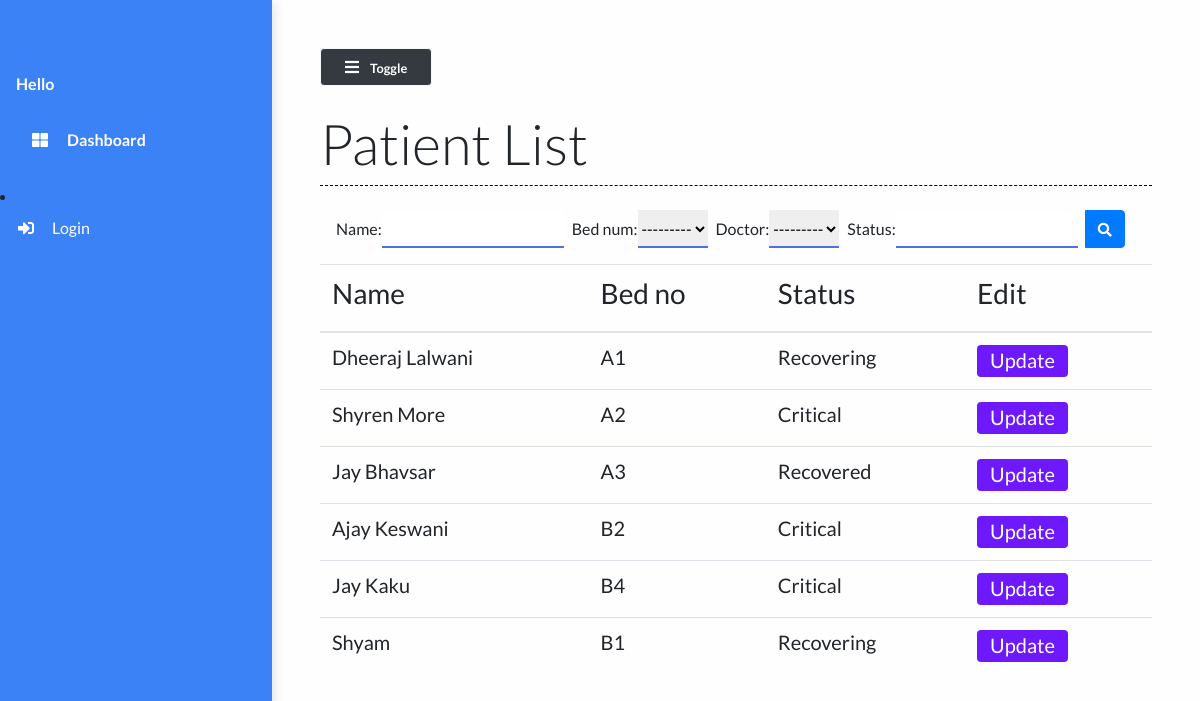
The app's page /patient_list/, older data.
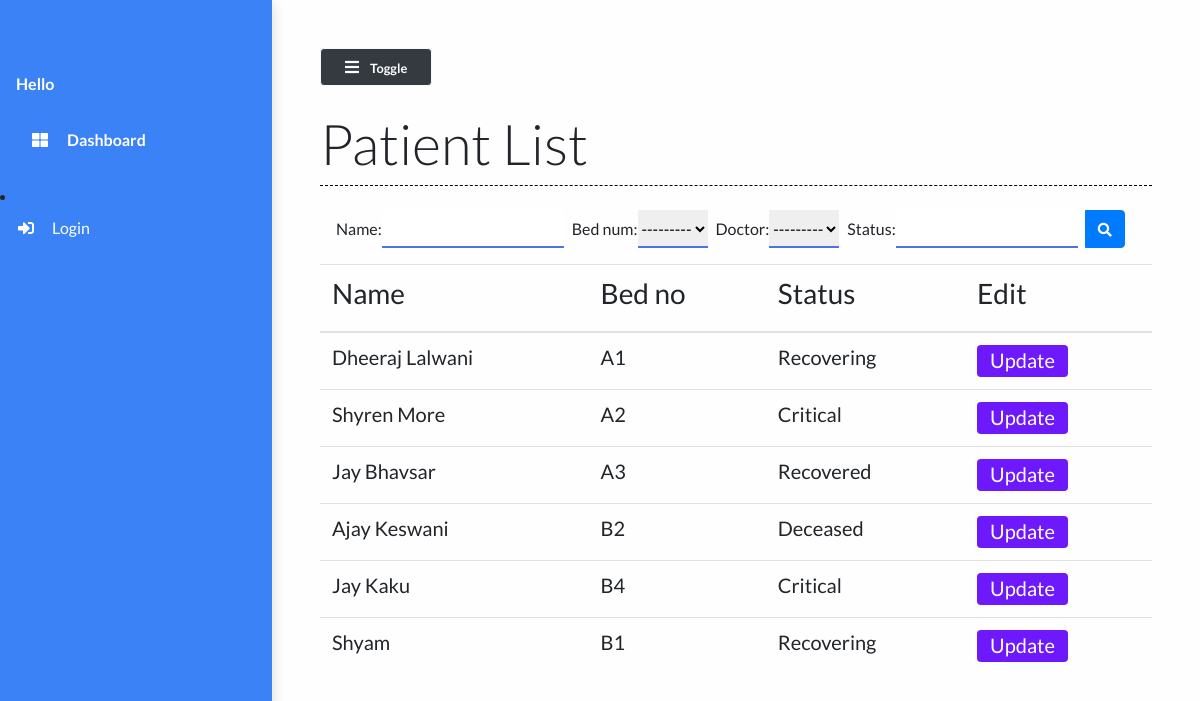
The same page, newer data.
### main/models.py (models this page shows, shortened)
class Patient(models.Model):
    name = models.CharField(max_length=50)
    phone_num = models.CharField(max_length=15)
    patient_relative_name = models.CharField(max_length=50, null=True)
    patient_relative_contact = models.CharField(max_length=15, null=True)
    address = models.TextField()
    SYMPTOMS = (
        ('Fever', 'Fever'),
        ('Dry cough', 'Dry cough'),
        ('Tiredness', 'Tiredness'),
        ('Aches and pains', 'Aches and pains'),
        ('Sore throat', 'Sore throat'),
        ('Diarrhoea', 'Diarrhoea'),
        ('Loss of taste or smell', 'Loss of taste or smell'),
        ('Difficulty in breathing or shortness of breath', 'Difficulty in breathing or shortness of breath'),
        ('Chest pain or pressure', 'Chest pain or pressure'),
        ('Loss of speech or movement', 'Loss of speech or movement'),
    )
    symptoms = MultiSelectField(choices=SYMPTOMS, null=True)
    prior_ailments = models.TextField()
    bed_num = models.ForeignKey("Bed", on_delete=models.CASCADE)
    dob = models.DateField(null=True)
    doctor = models.ForeignKey("Doctor", on_delete=models.CASCADE, null=True)
    doctors_notes = models.TextField(null=True, blank=True)
    doctors_visiting_time = models.CharField(null=True, max_length=50, blank=True)
    status = models.CharField(max_length=50)

class Bed(models.Model):
    bed_number = models.CharField(max_length=50)
    occupied = models.BooleanField()
    def __str__(self):
        return self.bed_number

### main/views.py (the view)
# urls.py: path("patient_list/", views.patient_list, name="patient_list"),
def patient_list(request):
    patients = Patient.objects.all()
    myFilter = PatientFilter(request.GET, queryset=patients)
    patients = myFilter.qs
    context = {
        'patients': patients,
        'myFilter': myFilter
    }
    return render(request, 'main/patient_list.html', context)

### main/templates/main/patient_list.html (shortened to what this page needs)
{% extends 'main/base.html' %}
{% load static %}
{% block contentTitle %}
    Patient List
{% endblock contentTitle %}
{% block content %}
    <form class="d-none d-sm-inline-block form-inline mr-auto ml-md-3 my-2 my-md-0 mw-100 navbar-search mb-3" method="GET" id="list">
        <div class="input-group">
        {{myFilter.form}}
            <div class="input-group-append">
                <button class="btn btn-primary btn-block" type="submit">
                    <i class="fas fa-search fa-sm"></i>
                </button>
            </div>
        </div>
    </form>
     <div class="table-responsive mt-3">
        <table class="table table-hover">
            <thead>
                <th><h3>Name</h3></th>
                <th><h3>Bed no</h3></th>
                <th><h3>Status</h3></th>
                <th><h3>Edit</h3></th>
            </thead>
            <tbody>
                {% for patient in patients %}
                <tr class="mx-auto">
                    <td scope="row"><h5>{{ patient.name }}</h5></td>
                    <td><h5>{{ patient.bed_num }}</h5></td>
                    <td><h5>{{ patient.status }}</h5></td>
                    <td><a href="/patient/{{patient.id}}" class="btn btn-purple"><h5>Update</h5></a></td>
                </tr>
                {% endfor %}
            </tbody>
        </table>
    </div>
{% endblock content %}

### main/templates/main/base.html (shortened to what this page needs)
{% load static %}
<!DOCTYPE html>
<html lang="en">
  <head>
    <link
      rel="stylesheet"
      href="https://maxcdn.bootstrapcdn.com/bootstrap/4.0.0/css/bootstrap.min.css"
    />
    <link
      rel="stylesheet"
      href="https://cdnjs.cloudflare.com/ajax/libs/font-awesome/5.14.0/css/all.min.css"
    />
    <link
      rel="stylesheet"
      href="{% static 'styles/base.css' %}"
      type="text/css"
    />
    <link rel="stylesheet" href="//code.jquery.com/ui/1.12.1/themes/base/jquery-ui.css">
  </head>
  <body>
<div class="vertical-nav" id="sidebar">
	<div class="py-4 px-3 mb-4">
	</div>
	<p class="text-white font-weight-bold px-3 pb-4 mb-0">
		Hello {{user.first_name}}
	</p>
	<p class="text-gray font-weight-bold px-3 pb-4 mb-0">
		<a href="{% url 'dashboard' %}" class="nav-link text-white">
			<i class="fa fa-th-large mr-3 text-primary"></i> Dashboard</a>
	</p>
    {% if request.user.is_authenticated == False %}
    <li class="nav-item">
			<a href="{% url 'login' %}" class="nav-link text-white">
				<i class="fa fa-sign-in-alt mr-3 text-primary fa-fw"></i>Login
			</a>
		</li>
    {% else %}
		<li class="nav-item">
			<a href="{% url 'logout' %}" class="nav-link text-white">
				<i class="fa fa-sign-out-alt mr-3 text-primary fa-fw"></i>Logout
			</a>
		</li>
    {% endif %}
</div>
    <div class="page-content p-5" id="content">
        <button id="sidebarCollapse" class="btn btn-light bg-dark rounded-pill shadow-sm px-4 mb-4" type="button">
            <i class="fa fa-bars mr-2 text-primary"></i>
            <small class="font-weight-bold text-primary">
                Toggle
            </small>
        </button>
		<h2 class="display-4 ">{% block contentTitle %}{% endblock contentTitle %}
		</h2>
		<div class="seperator mt-1 mb-4"></div>
		{% block content %}{% endblock content %}
    </div>
  </body>
</html>

### static/styles/base.css (style rules this page uses)
body { background: #fffefe; min-height: 100vh; overflow-x: hidden; font-family:Lato,'Helvetica Neue',Helvetica,Arial,sans-serif; }
.vertical-nav { background: #3b82f6 !important; min-width: 17rem; height: 100vh; position: fixed; top: 0; left: 0; box-shadow: 3px 3px 10px rgba(0, 0, 0, 0.1); transition: all 0.4s; }
.page-content { width: calc(100% -17rem); margin-left: 17rem; transition: all 0.4s; }
.seperator { margin: 3rem 0; border-bottom: 1px dashed #000000; }
.nav-link { text-transform: capitalize; }
.text-primary { color: #fff !important; }
.btn-purple { background: #6d19fc; color: #ffffff; height: 2rem; padding-top: 2px; }
#id_name { margin-right: 0.5rem; border: none; outline: none; border-bottom: 2px solid #4e73df; }
#id_bed_num { margin-right: 0.5rem; border: none; outline: none; border-bottom: 2px solid #4e73df; }
#id_status { margin-right: 0.5rem; border: none; outline: none; border-bottom: 2px solid #4e73df; }
#id_doctor { margin-right: 0.5rem; border: none; outline: none; border-bottom: 2px solid #4e73df; }

Row changes from the older to the newer data that the page shows:
changed Patient "Ajay Keswani": status "Critical" → "Deceased"
